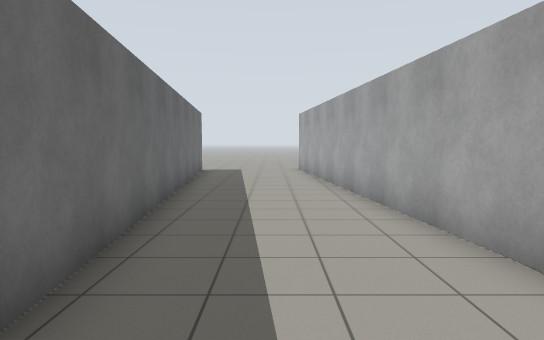
[1] (above)

20 first-person views from a walk through a Gazebo world. The camera is 1.2 m above the floor, tilts 4° down and sees 70° across. The lines on the ground mark 1 m squares. The floor is counted in squares, 1 m on a side. Each view is taken from the middle of a square. On the plan, view 1 faces up. The plan holds only what a view shows up to about 15 squares ahead; the rest is blank. The place goes on beyond the plan.

[2]
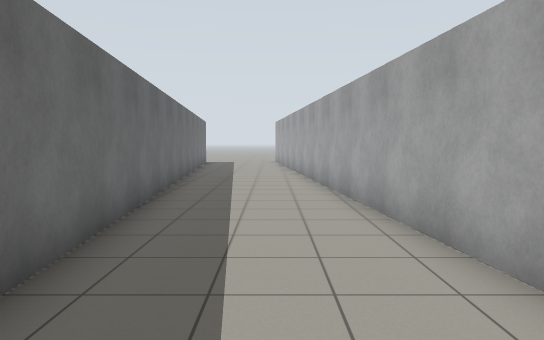

[3]
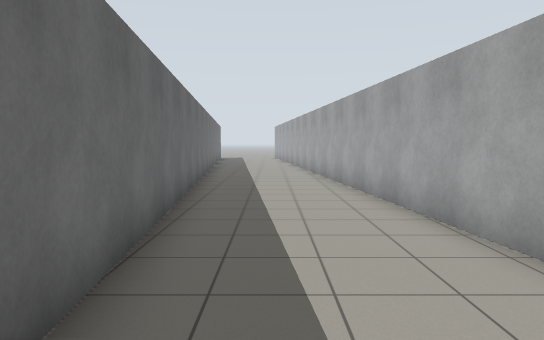

[4]
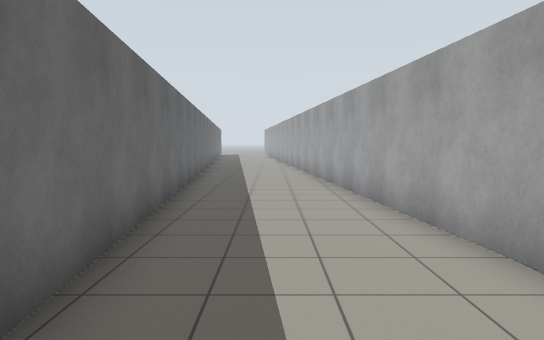

[5]
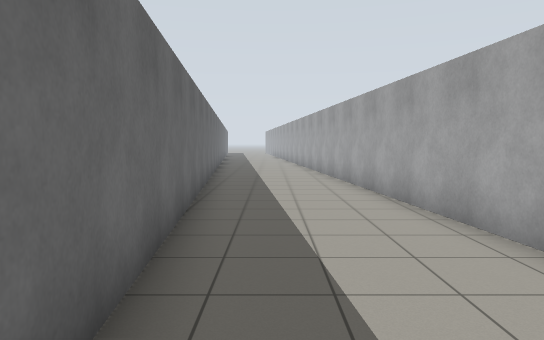

[6]
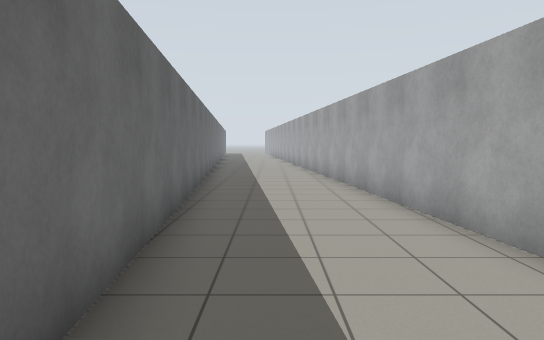

[7]
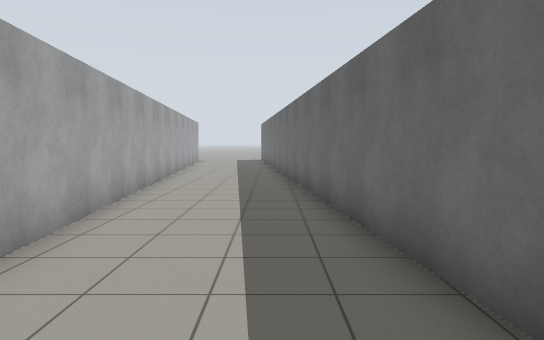

[8]
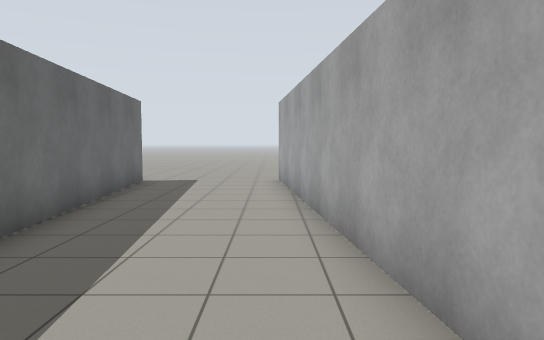

[9]
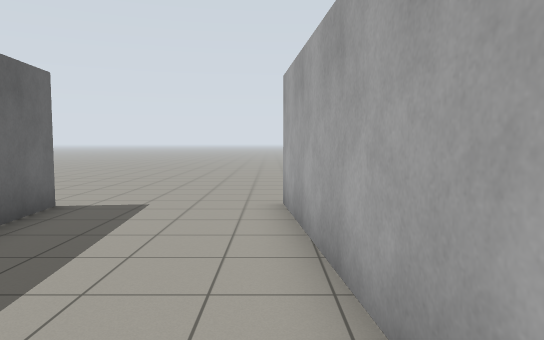

[10]
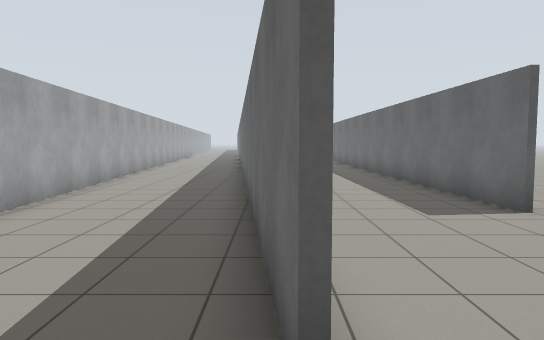

[11]
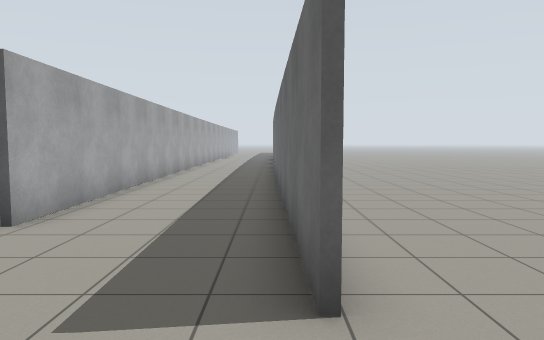

[12]
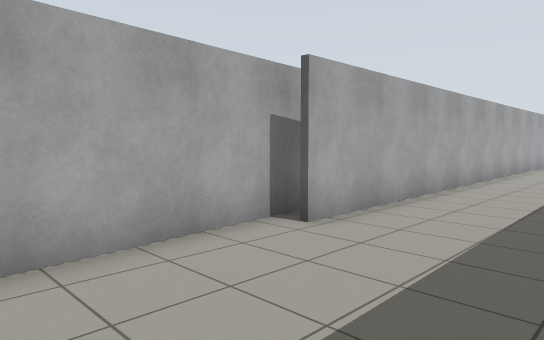

[13]
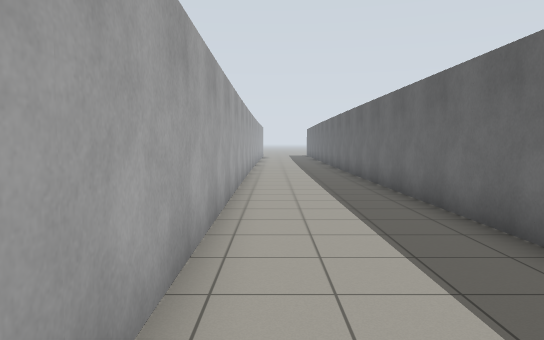

[14]
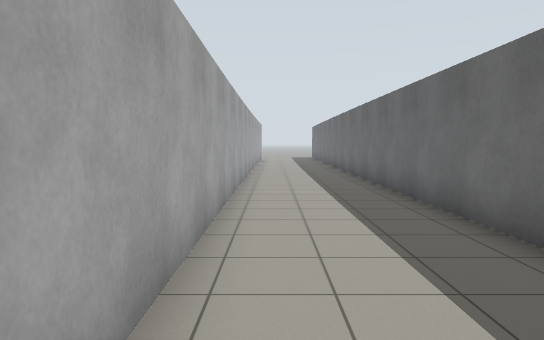

[15]
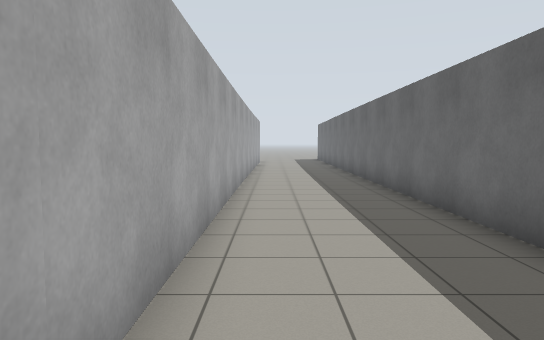

[16]
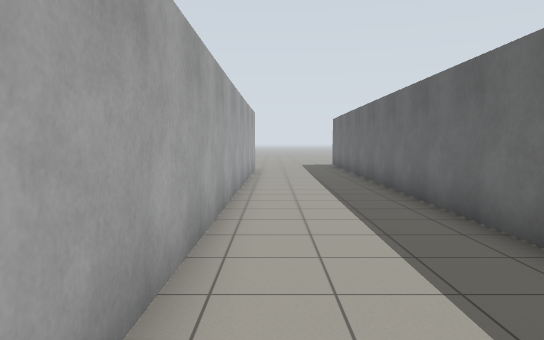

[17]
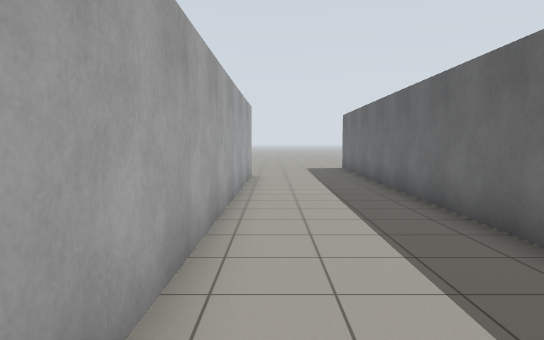

[18]
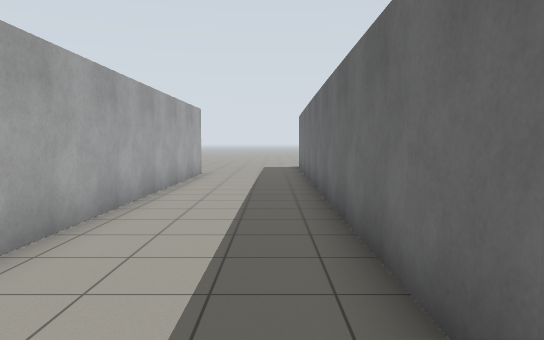

[19]
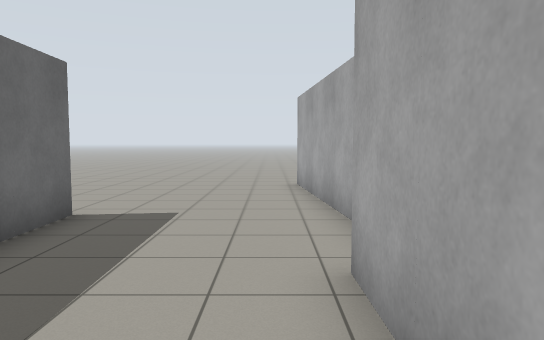

[20]
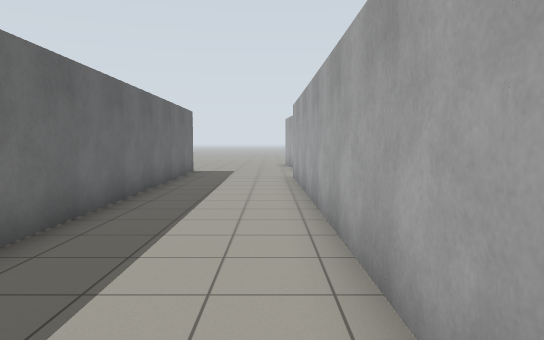

### Floor plan
Points are (right, up) in squares from view 1. A wall is a line through its corners. A room is listed if a view was taken in it or the views show most of it. See-through windows are left out.
Room 1 (views 1, 2, 3, 4, 5, 6, 7, 8, 9, 10)
walls: (-3.1, 17.4) (1.2, -28.5); (5.4, -28.6) (1.2, 17.7)
ways out: opening at (-3, 18.5) to room 2; opening at (0.5, 18.5)
Room 2 (views 11, 12, 13, 14, 15, 16, 17, 18, 19, 20)
walls: (-7, 3.5) (-7.2, -28.5); (-2.5, 8.7) (-3.3, 17.4); (-3, -19.1) (-3.2, 9.5); (-7.3, 12.4) (-7.1, 3.4); (-3.2, -28) (-3.1, -19)
ways out: opening at (-3, 18.5) to room 1; gap at (-3, -28)

Positions as (right, up) in squares from view 1, and headings:
1: (0, 0), facing up
2: (1, -7), facing up
3: (1, -14), facing up
4: (2, -22), facing up
5: (2, -28), facing up
6: (2, -26), facing up
7: (2, -18), facing down
8: (1, 5), facing up
9: (1, 10), facing up
10: (-3, 19), facing down
11: (-7, 15), facing down
12: (-7, 14), facing down-right
13: (-4, 5), facing down
14: (-4, 0), facing down
15: (-4, -4), facing down
16: (-4, -11), facing down
17: (-4, -14), facing down
18: (-6, -13), facing down
19: (-4, 6), facing up
20: (-4, -4), facing up
